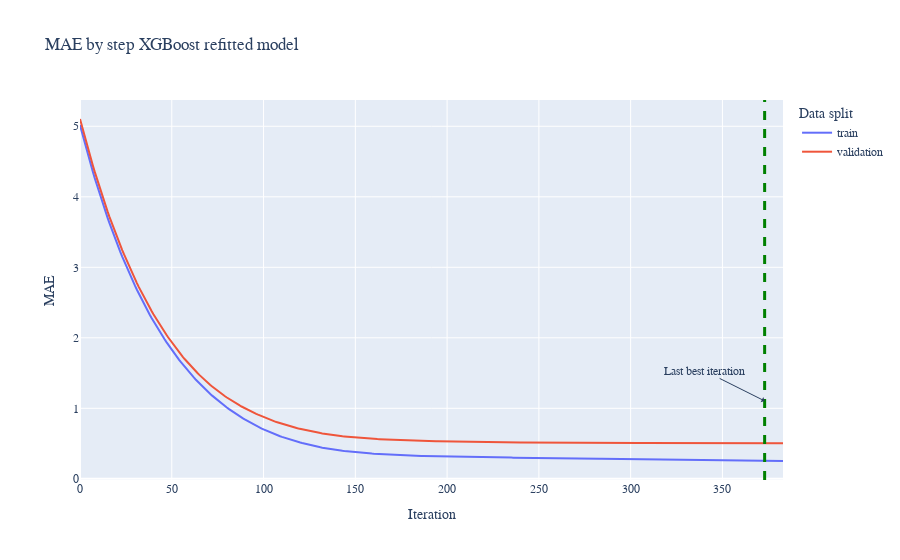

This figure's notebook cell:
### Code cell
fig = go.Figure()
keys= ['validation_0','validation_1']
# Add traces
step_data=[]
for i, data_split in enumerate(['train','validation']):
    data_split_= keys[i]
    color = colors[i]
    step_score=xgboost_grid.evals_result()[data_split_]["mae"]
    fig.add_trace(
        go.Scatter(
            y= step_score,
            mode="lines",
            name= data_split,
        )
    )
    step_data.append(step_score)
    
fig.add_annotation(x=best_iter, y=best_score+1, ax=-60,
        text="Last best iteration",
        showarrow=True,
        arrowhead=1)
    
fig.update_layout(
    title=f"MAE by step XGBoost refitted model",
    xaxis_title="Iteration",
    yaxis_title="MAE",
    legend_title="Data split ",
    font=dict(family="Courier New, monospace", size=12),
)
fig.add_vline(
    x=best_iter, line_width=3, line_dash="dash", 
    line_color="green")

fig.show()

### Figure 1 — Plotly figure (JSON) as saved in the notebook; plotly's stock layout.template omitted (floating-point values rounded to 4 significant figures; data arrays with more than 128 entries replaced by an {"elided": "..."} marker saying what was removed)
{"data": [{"mode": "lines", "name": "train", "type": "scatter", "y": {"elided": "384 float values"}}, {"mode": "lines", "name": "validation", "type": "scatter", "y": {"elided": "384 float values"}}], "layout": {"annotations": [{"arrowhead": 1, "ax": -60, "ay": -30, "showarrow": true, "text": "Last best iteration", "x": 373, "y": 1.105}], "autosize": true, "font": {"family": "Courier New, monospace", "size": 12}, "legend": {"title": {"text": "Data split "}}, "shapes": [{"line": {"color": "green", "dash": "dash", "width": 3}, "type": "line", "x0": 373, "x1": 373, "xref": "x", "y0": 0, "y1": 1, "yref": "y domain"}], "title": {"text": "MAE by step XGBoost refitted model"}, "xaxis": {"autorange": true, "range": [0, 383], "title": {"text": "Iteration"}}, "yaxis": {"autorange": true, "range": [-0.0166, 5.373], "title": {"text": "MAE"}, "type": "linear"}}}
